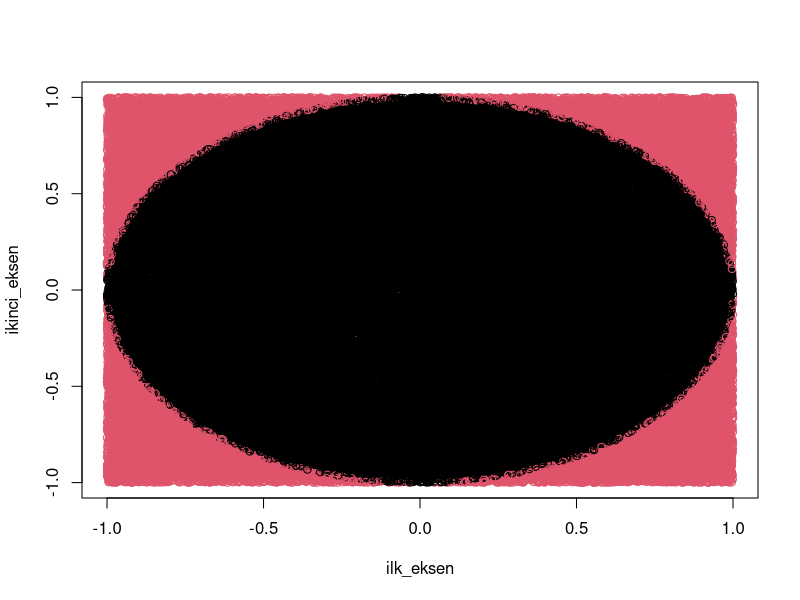

Generate this figure with R:
set.seed(1)
gozlem_sayisi=100000
ilk_eksen=runif(gozlem_sayisi,-1,1)
ikinci_eksen=runif(gozlem_sayisi,-1,1)

# veriyi birlestir
birlesmis=cbind(ilk_eksen,ikinci_eksen)

# cok fazla nokta ile gorsellestirme zamani uzayabilir
# o yuzden asagidaki iki satir yorum olarak isaretlendi
# plot(birlesmis)
# plot(ilk_eksen,ikinci_eksen)

# sure tutma
dongu_baslama=Sys.time() # baslangic zamani

# dongulerle (0,0) noktasina uzaklik hesabı
uzaklik=rep(0,gozlem_sayisi)
cember_disi_sayisi=0
for(i in 1:gozlem_sayisi){
  uzaklik[i]= ilk_eksen[i]^2 + ikinci_eksen[i]^2
  uzaklik[i]= sqrt(uzaklik[i])
  if(uzaklik[i]>1){
    # daire disinda nokta bulunca ekrana yazmak istersek yorumu kaldirabiliriz.
    #print("daire dışında") 
    cember_disi_sayisi=cember_disi_sayisi+1
  }
}

print(cember_disi_sayisi)
tahmini_pi=4*(gozlem_sayisi-cember_disi_sayisi)/gozlem_sayisi
print(tahmini_pi)

dongu_bitis=Sys.time() # bitis zamani

vektorel_baslama=Sys.time() # baslangic zamani
# vektorel hesaplama
uzaklik=sqrt(ilk_eksen^2 + ikinci_eksen^2)
cember_disi_sayisi=sum(uzaklik>1)
print(cember_disi_sayisi)
tahmini_pi=4*(gozlem_sayisi-cember_disi_sayisi)/gozlem_sayisi
print(tahmini_pi)
vektorel_bitis=Sys.time() # bitis zamani

print(dongu_bitis-dongu_baslama) # dongu gecen sure
print(vektorel_bitis-vektorel_baslama) # vektorel hesaplama gecen sure

# grafik gosterim
renk=as.numeric(uzaklik>1)
plot(birlesmis,col=renk+1)
